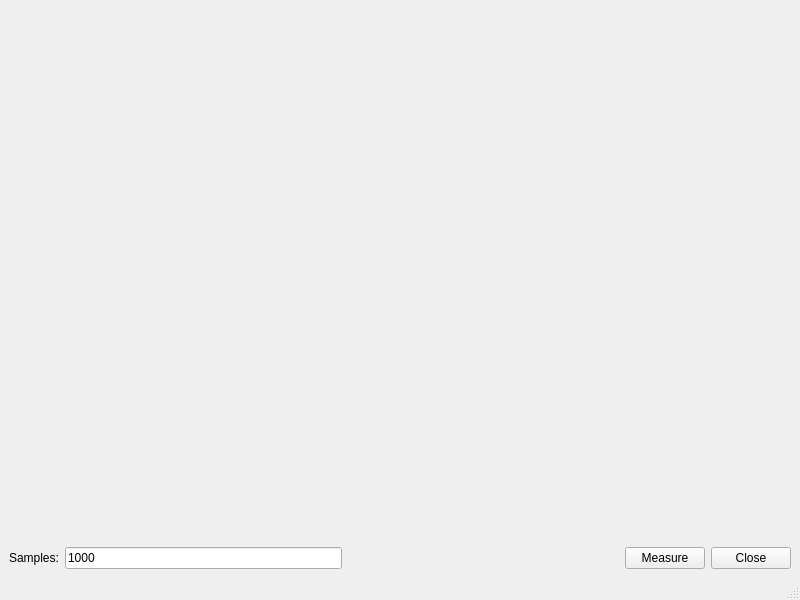
<?xml version="1.0" encoding="UTF-8"?>
<ui version="4.0">
 <class>MainWindow</class>
 <widget class="QMainWindow" name="MainWindow">
  <property name="geometry">
   <rect>
    <x>0</x>
    <y>0</y>
    <width>800</width>
    <height>600</height>
   </rect>
  </property>
  <property name="windowTitle">
   <string>MainWindow</string>
  </property>
  <widget class="QWidget" name="centralwidget">
   <layout class="QVBoxLayout" name="verticalLayout">
    <item>
     <widget class="QwtPlot" name="qwtPlot"/>
    </item>
    <item>
     <layout class="QHBoxLayout" name="horizontalLayout">
      <item>
       <widget class="QLabel" name="label">
        <property name="text">
         <string>Samples:</string>
        </property>
       </widget>
      </item>
      <item>
       <widget class="QLineEdit" name="samplesEdit">
        <property name="text">
         <string>1000</string>
        </property>
       </widget>
      </item>
      <item>
       <spacer name="horizontalSpacer">
        <property name="orientation">
         <enum>Qt::Horizontal</enum>
        </property>
        <property name="sizeHint" stdset="0">
         <size>
          <width>40</width>
          <height>20</height>
         </size>
        </property>
       </spacer>
      </item>
      <item>
       <widget class="QPushButton" name="measureButton">
        <property name="text">
         <string>Measure</string>
        </property>
       </widget>
      </item>
      <item>
       <widget class="QPushButton" name="closeButton">
        <property name="text">
         <string>Close</string>
        </property>
       </widget>
      </item>
     </layout>
    </item>
   </layout>
  </widget>
  <widget class="QMenuBar" name="menubar">
   <property name="geometry">
    <rect>
     <x>0</x>
     <y>0</y>
     <width>800</width>
     <height>30</height>
    </rect>
   </property>
  </widget>
  <widget class="QStatusBar" name="statusbar"/>
 </widget>
 <customwidgets>
  <customwidget>
   <class>QwtPlot</class>
   <extends>QFrame</extends>
   <header>qwt_plot.h</header>
  </customwidget>
 </customwidgets>
 <resources/>
 <connections/>
</ui>
